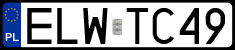
#> input picture tablice/27551096b14bf0.png, 235 x 50 px
$ python -i ocr_test.py   (imports and definitions only)
#> lines starting #> are read from the running program, lines starting #| are printed output that depends on the picture; after the words box and inside, x2 and y2 are one past the last pixel; in counts of white or black regions, pixels touching at a corner belong together
#> further down, picture is the input picture: shape (50, 235, 3); mean B, G, R 164.6, 158.3, 155.2
import cv2
import easyocr
import re
import os
import numpy as np

# Inicjalizacja OCR
# [1 line that did not run here, left out]

# Foldery
INPUT_FOLDER = 'tablice'
OUTPUT_FOLDER = 'wyniki'
# [1 line not run here, left out]

# Obsługiwane rozszerzenia
VALID_EXTS = ('.jpg', '.jpeg', '.png', '.bmp')

def preprocess_variants(image):
    """Zwraca listę (nazwa_variant, obraz) różnych przetworzeń."""
    variants = []
    gray = cv2.cvtColor(image, cv2.COLOR_BGR2GRAY)
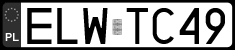
#> gray: shape (50, 235); min 0, max 255, mean 158.1

    variants.append(('oryginal', image))
    variants.append(('szarosć', cv2.cvtColor(gray, cv2.COLOR_GRAY2BGR)))
    variants.append(('kontrast', cv2.cvtColor(
        cv2.convertScaleAbs(gray, alpha=1.5, beta=0), cv2.COLOR_GRAY2BGR)))
    clahe = cv2.createCLAHE(clipLimit=3.0, tileGridSize=(8,8)).apply(gray)
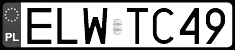
#> clahe: shape (50, 235); min 4, max 255, mean 164.8
    variants.append(('clahe', cv2.cvtColor(clahe, cv2.COLOR_GRAY2BGR)))
    _, thr = cv2.threshold(gray, 0, 255, cv2.THRESH_BINARY + cv2.THRESH_OTSU)
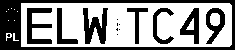
#> thr: shape (50, 235); 59% white; 15 black regions (7 under 20 px), largest, box (x1, y1, x2, y2) and area: (0, 0, 235, 50) 2414, (83, 8, 108, 44) 516, (27, 8, 52, 44) 458
    variants.append(('threshold', cv2.cvtColor(thr, cv2.COLOR_GRAY2BGR)))
    scaled = cv2.resize(image, None, fx=2, fy=2, interpolation=cv2.INTER_CUBIC)
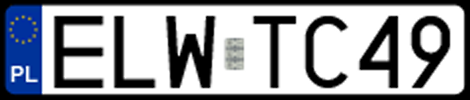
#> scaled: shape (100, 470, 3); mean B, G, R 164.3, 157.9, 154.9
    variants.append(('skalowanie×2', scaled))

    return variants

def perform_ocr_and_merge(img):
    """
    Wykonuje OCR, zbiera wszystkie bbox’y o pewności >=0.7,
    sortuje od lewej, łączy w jeden string i zwraca tylko
    jeśli średnia pewność >=0.9.
    """
    raw = reader.readtext(img, decoder='wordbeamsearch', beamWidth=15)
    fragments = []
    for bbox, text, conf in raw:
        if conf >= 0.1:
            cleaned = ''.join(re.findall(r'[A-Z0-9]', text.upper()))
            if cleaned:
                fragments.append((bbox, cleaned, conf))
    if not fragments:
        return None

    # Sortowanie po x-ie lewego górnego rogu
    fragments.sort(key=lambda x: x[0][0][0])
    full = ''.join([f[1] for f in fragments])
    avg_conf = sum(f[2] for f in fragments) / len(fragments)

    if avg_conf >= 0.5:
        return full, avg_conf, fragments
    return None

# Główna pętla po plikach
# [44 lines not run here, left out]

>>> import cv2
>>> picture = cv2.imread('tablice/27551096b14bf0.png')
>>> result = preprocess_variants(picture)
#> result = 6 items

$ run again, on tablice/28406023f630b2.png
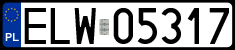
#> input picture tablice/28406023f630b2.png, 235 x 50 px
#> picture is the input picture: shape (50, 235, 3); mean B, G, R 161.5, 155.2, 152.1
#> in preprocess_variants, `_, thr = cv2.threshold(gray, 0, 255, cv2.THRESH_BINARY + cv2.THRESH_OT..`:
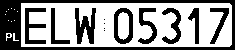
#> thr: shape (50, 235); 59.5% white; 14 black regions (5 under 20 px), largest, box (x1, y1, x2, y2) and area: (0, 0, 235, 50) 2412, (75, 8, 96, 44) 437, (25, 8, 46, 44) 348
#> in preprocess_variants, `scaled = cv2.resize(image, None, fx=2, fy=2, interpolation=cv2.INTER_C..`:
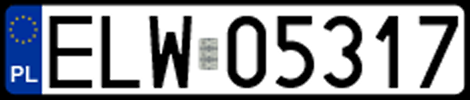
#> scaled: shape (100, 470, 3); mean B, G, R 161.3, 154.9, 151.9
#> result = 6 items

$ run again, on tablice/2845366811c38e.png
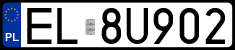
#> input picture tablice/2845366811c38e.png, 235 x 50 px
#> picture is the input picture: shape (50, 235, 3); mean B, G, R 162.7, 156.4, 153.3
#> in preprocess_variants, `_, thr = cv2.threshold(gray, 0, 255, cv2.THRESH_BINARY + cv2.THRESH_OT..`:
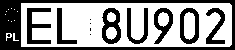
#> thr: shape (50, 235); 59.7% white; 13 black regions (5 under 20 px), largest, box (x1, y1, x2, y2) and area: (0, 0, 235, 50) 2412, (27, 8, 51, 44) 408, (102, 8, 121, 44) 391
#> in preprocess_variants, `scaled = cv2.resize(image, None, fx=2, fy=2, interpolation=cv2.INTER_C..`:
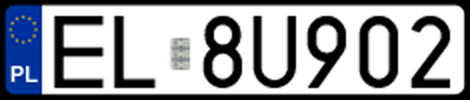
#> scaled: shape (100, 470, 3); mean B, G, R 162.4, 156.1, 153
#> result = 6 items

$ run again, on tablice/28453873b92ee9.png
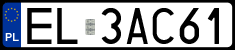
#> input picture tablice/28453873b92ee9.png, 235 x 50 px
#> picture is the input picture: shape (50, 235, 3); mean B, G, R 169.7, 163.4, 160.2
#> in preprocess_variants, `_, thr = cv2.threshold(gray, 0, 255, cv2.THRESH_BINARY + cv2.THRESH_OT..`:
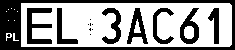
#> thr: shape (50, 235); 60.9% white; 16 black regions (8 under 20 px), largest, box (x1, y1, x2, y2) and area: (0, 0, 235, 50) 2414, (27, 8, 52, 44) 458, (180, 8, 199, 44) 332
#> in preprocess_variants, `scaled = cv2.resize(image, None, fx=2, fy=2, interpolation=cv2.INTER_C..`:
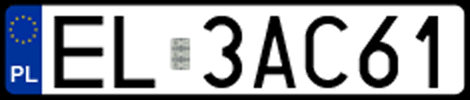
#> scaled: shape (100, 470, 3); mean B, G, R 169.3, 162.9, 159.9
#> result = 6 items
